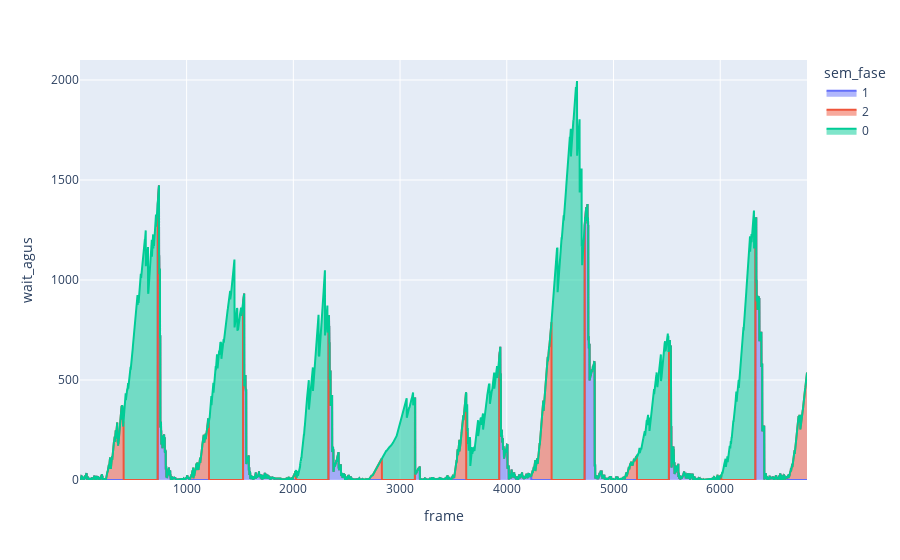
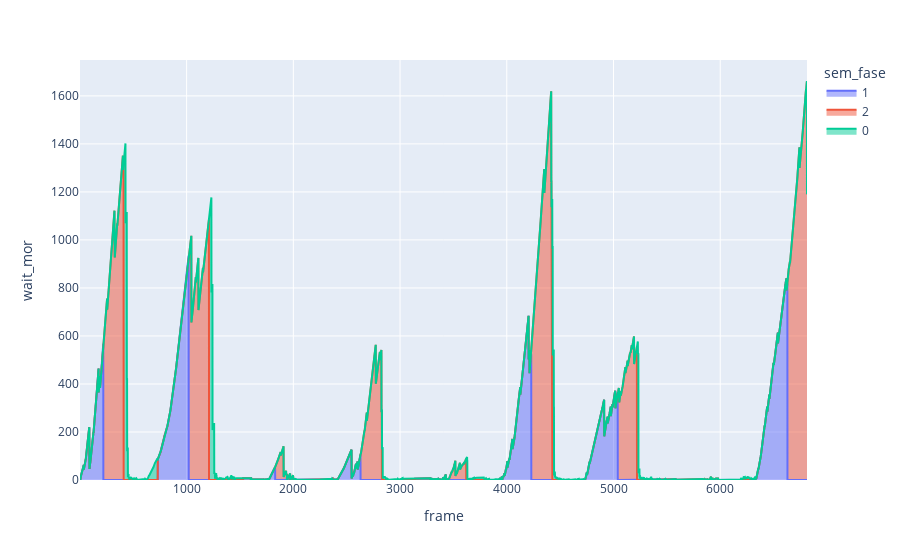
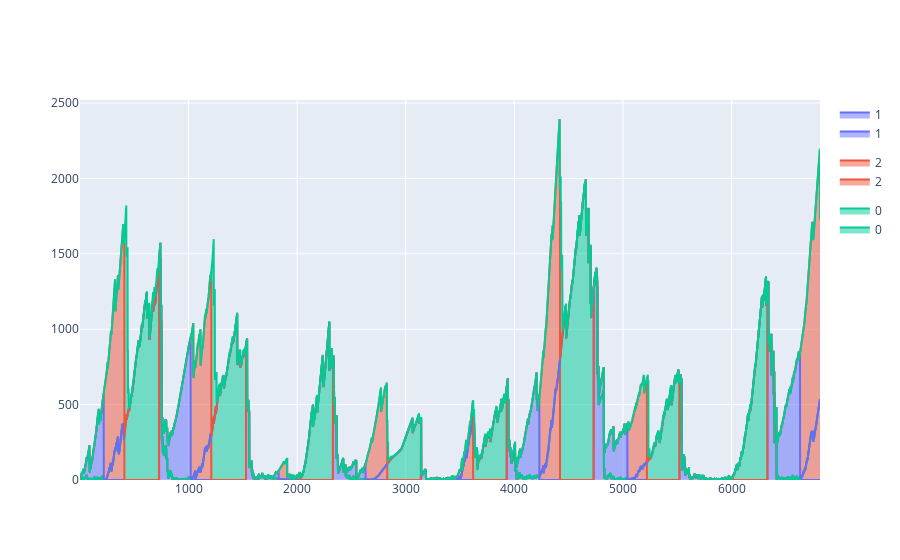

The cell these charts' notebook holds for them, in order:
### Code cell
import plotly.express as px
import plotly.graph_objects as go

fig1 = px.area(merged_df, x="frame", y="wait_agus", color="sem_fase")
fig2 = px.area(merged_df, x="frame", y="wait_mor", color="sem_fase")

fig1.show()
fig2.show()

fig = go.Figure(data = fig1.data + fig2.data)
fig.show()

### Figure 1 — Plotly figure (JSON) as saved in the notebook; plotly's stock layout.template omitted (floating-point values rounded to 4 significant figures; data arrays with more than 128 entries replaced by an {"elided": "..."} marker saying what was removed)
{"data": [{"fillpattern": {"shape": ""}, "hovertemplate": "sem_fase=1<br>frame=%{x}<br>wait_agus=%{y}<extra></extra>", "legendgroup": "1", "line": {"color": "#636efa"}, "marker": {"symbol": "circle"}, "mode": "lines", "name": "1", "orientation": "v", "showlegend": true, "stackgroup": "1", "type": "scatter", "x": {"elided": "2619 int values"}, "xaxis": "x", "y": {"elided": "2619 int values"}, "yaxis": "y"}, {"fillpattern": {"shape": ""}, "hovertemplate": "sem_fase=2<br>frame=%{x}<br>wait_agus=%{y}<extra></extra>", "legendgroup": "2", "line": {"color": "#EF553B"}, "marker": {"symbol": "circle"}, "mode": "lines", "name": "2", "orientation": "v", "showlegend": true, "stackgroup": "1", "type": "scatter", "x": {"elided": "1694 int values"}, "xaxis": "x", "y": {"elided": "1694 int values"}, "yaxis": "y"}, {"fillpattern": {"shape": ""}, "hovertemplate": "sem_fase=0<br>frame=%{x}<br>wait_agus=%{y}<extra></extra>", "legendgroup": "0", "line": {"color": "#00cc96"}, "marker": {"symbol": "circle"}, "mode": "lines", "name": "0", "orientation": "v", "showlegend": true, "stackgroup": "1", "type": "scatter", "x": {"elided": "2500 int values"}, "xaxis": "x", "y": {"elided": "2500 int values"}, "yaxis": "y"}], "layout": {"legend": {"title": {"text": "sem_fase"}, "tracegroupgap": 0}, "margin": {"t": 60}, "xaxis": {"anchor": "y", "domain": [0, 1], "title": {"text": "frame"}}, "yaxis": {"anchor": "x", "domain": [0, 1], "title": {"text": "wait_agus"}}}}

### Figure 2 — Plotly figure (JSON) as saved in the notebook; plotly's stock layout.template omitted (floating-point values rounded to 4 significant figures; data arrays with more than 128 entries replaced by an {"elided": "..."} marker saying what was removed)
{"data": [{"fillpattern": {"shape": ""}, "hovertemplate": "sem_fase=1<br>frame=%{x}<br>wait_mor=%{y}<extra></extra>", "legendgroup": "1", "line": {"color": "#636efa"}, "marker": {"symbol": "circle"}, "mode": "lines", "name": "1", "orientation": "v", "showlegend": true, "stackgroup": "1", "type": "scatter", "x": {"elided": "2619 int values"}, "xaxis": "x", "y": {"elided": "2619 int values"}, "yaxis": "y"}, {"fillpattern": {"shape": ""}, "hovertemplate": "sem_fase=2<br>frame=%{x}<br>wait_mor=%{y}<extra></extra>", "legendgroup": "2", "line": {"color": "#EF553B"}, "marker": {"symbol": "circle"}, "mode": "lines", "name": "2", "orientation": "v", "showlegend": true, "stackgroup": "1", "type": "scatter", "x": {"elided": "1694 int values"}, "xaxis": "x", "y": {"elided": "1694 int values"}, "yaxis": "y"}, {"fillpattern": {"shape": ""}, "hovertemplate": "sem_fase=0<br>frame=%{x}<br>wait_mor=%{y}<extra></extra>", "legendgroup": "0", "line": {"color": "#00cc96"}, "marker": {"symbol": "circle"}, "mode": "lines", "name": "0", "orientation": "v", "showlegend": true, "stackgroup": "1", "type": "scatter", "x": {"elided": "2500 int values"}, "xaxis": "x", "y": {"elided": "2500 int values"}, "yaxis": "y"}], "layout": {"legend": {"title": {"text": "sem_fase"}, "tracegroupgap": 0}, "margin": {"t": 60}, "xaxis": {"anchor": "y", "domain": [0, 1], "title": {"text": "frame"}}, "yaxis": {"anchor": "x", "domain": [0, 1], "title": {"text": "wait_mor"}}}}

### Figure 3 — Plotly figure (JSON) as saved in the notebook; plotly's stock layout.template omitted (floating-point values rounded to 4 significant figures; data arrays with more than 128 entries replaced by an {"elided": "..."} marker saying what was removed)
{"data": [{"fillpattern": {"shape": ""}, "hovertemplate": "sem_fase=1<br>frame=%{x}<br>wait_agus=%{y}<extra></extra>", "legendgroup": "1", "line": {"color": "#636efa"}, "marker": {"symbol": "circle"}, "mode": "lines", "name": "1", "orientation": "v", "showlegend": true, "stackgroup": "1", "type": "scatter", "x": {"elided": "2619 int values"}, "xaxis": "x", "y": {"elided": "2619 int values"}, "yaxis": "y"}, {"fillpattern": {"shape": ""}, "hovertemplate": "sem_fase=2<br>frame=%{x}<br>wait_agus=%{y}<extra></extra>", "legendgroup": "2", "line": {"color": "#EF553B"}, "marker": {"symbol": "circle"}, "mode": "lines", "name": "2", "orientation": "v", "showlegend": true, "stackgroup": "1", "type": "scatter", "x": {"elided": "1694 int values"}, "xaxis": "x", "y": {"elided": "1694 int values"}, "yaxis": "y"}, {"fillpattern": {"shape": ""}, "hovertemplate": "sem_fase=0<br>frame=%{x}<br>wait_agus=%{y}<extra></extra>", "legendgroup": "0", "line": {"color": "#00cc96"}, "marker": {"symbol": "circle"}, "mode": "lines", "name": "0", "orientation": "v", "showlegend": true, "stackgroup": "1", "type": "scatter", "x": {"elided": "2500 int values"}, "xaxis": "x", "y": {"elided": "2500 int values"}, "yaxis": "y"}, {"fillpattern": {"shape": ""}, "hovertemplate": "sem_fase=1<br>frame=%{x}<br>wait_mor=%{y}<extra></extra>", "legendgroup": "1", "line": {"color": "#636efa"}, "marker": {"symbol": "circle"}, "mode": "lines", "name": "1", "orientation": "v", "showlegend": true, "stackgroup": "1", "type": "scatter", "x": {"elided": "2619 int values"}, "xaxis": "x", "y": {"elided": "2619 int values"}, "yaxis": "y"}, {"fillpattern": {"shape": ""}, "hovertemplate": "sem_fase=2<br>frame=%{x}<br>wait_mor=%{y}<extra></extra>", "legendgroup": "2", "line": {"color": "#EF553B"}, "marker": {"symbol": "circle"}, "mode": "lines", "name": "2", "orientation": "v", "showlegend": true, "stackgroup": "1", "type": "scatter", "x": {"elided": "1694 int values"}, "xaxis": "x", "y": {"elided": "1694 int values"}, "yaxis": "y"}, {"fillpattern": {"shape": ""}, "hovertemplate": "sem_fase=0<br>frame=%{x}<br>wait_mor=%{y}<extra></extra>", "legendgroup": "0", "line": {"color": "#00cc96"}, "marker": {"symbol": "circle"}, "mode": "lines", "name": "0", "orientation": "v", "showlegend": true, "stackgroup": "1", "type": "scatter", "x": {"elided": "2500 int values"}, "xaxis": "x", "y": {"elided": "2500 int values"}, "yaxis": "y"}], "layout": {}}
